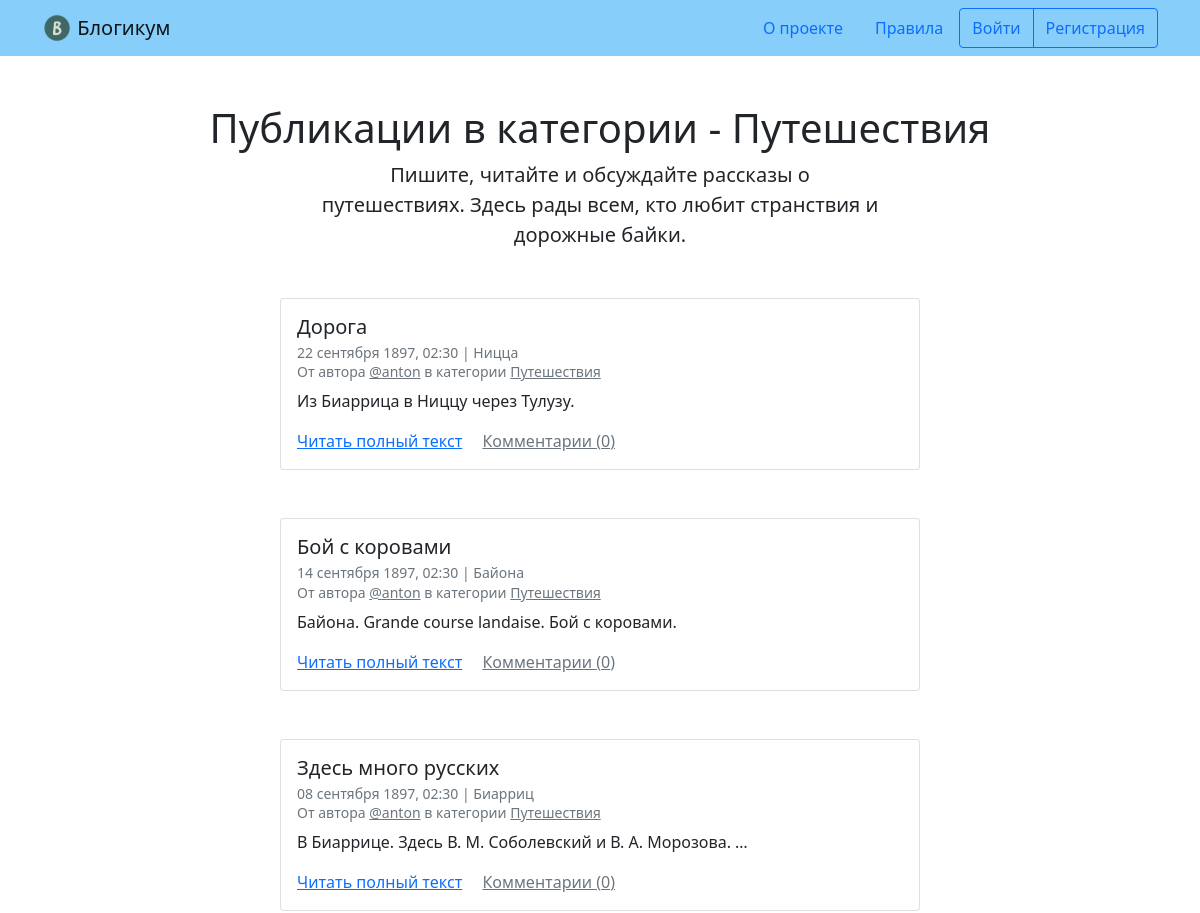
The page /category/travel/ (upper part) on the database as committed earlier.
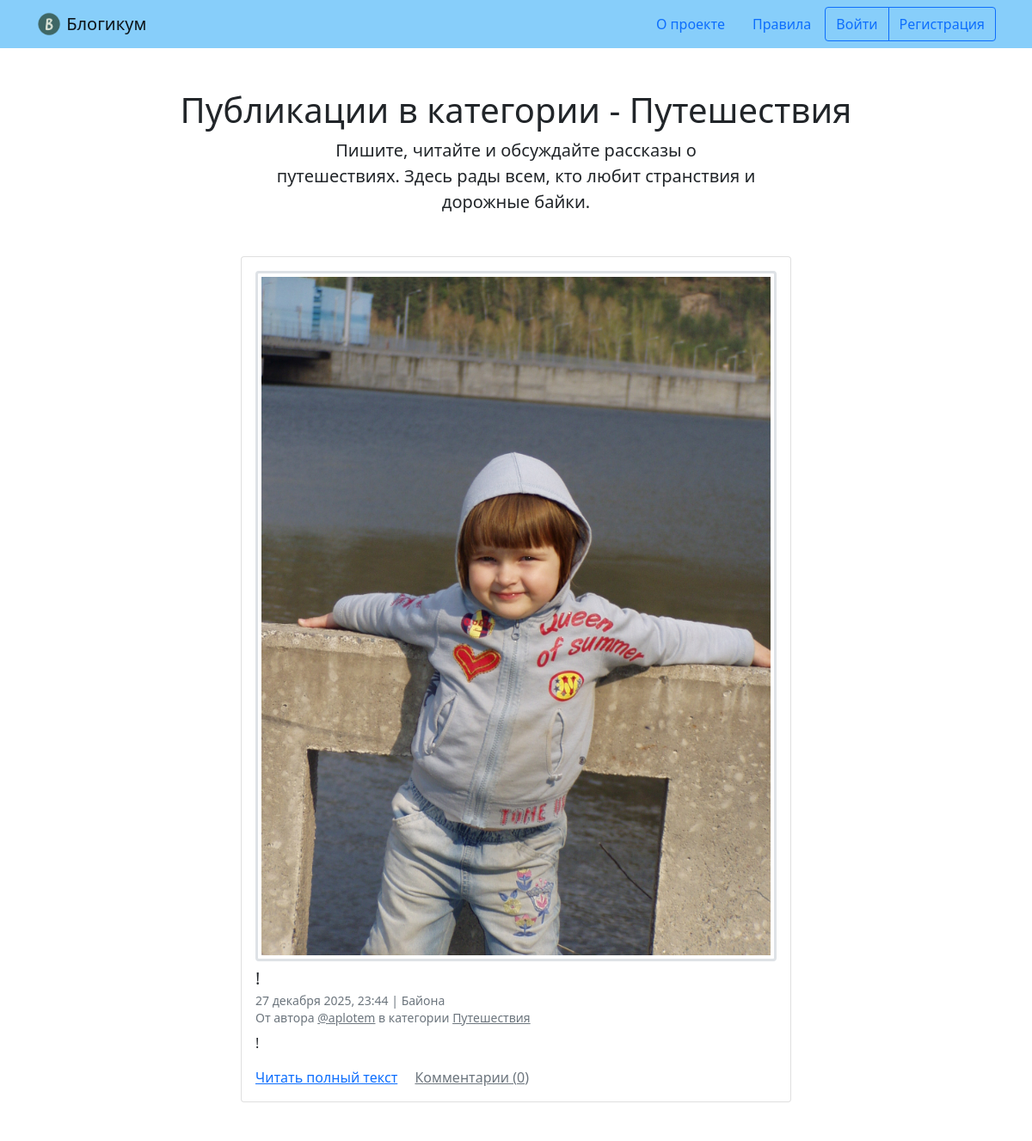
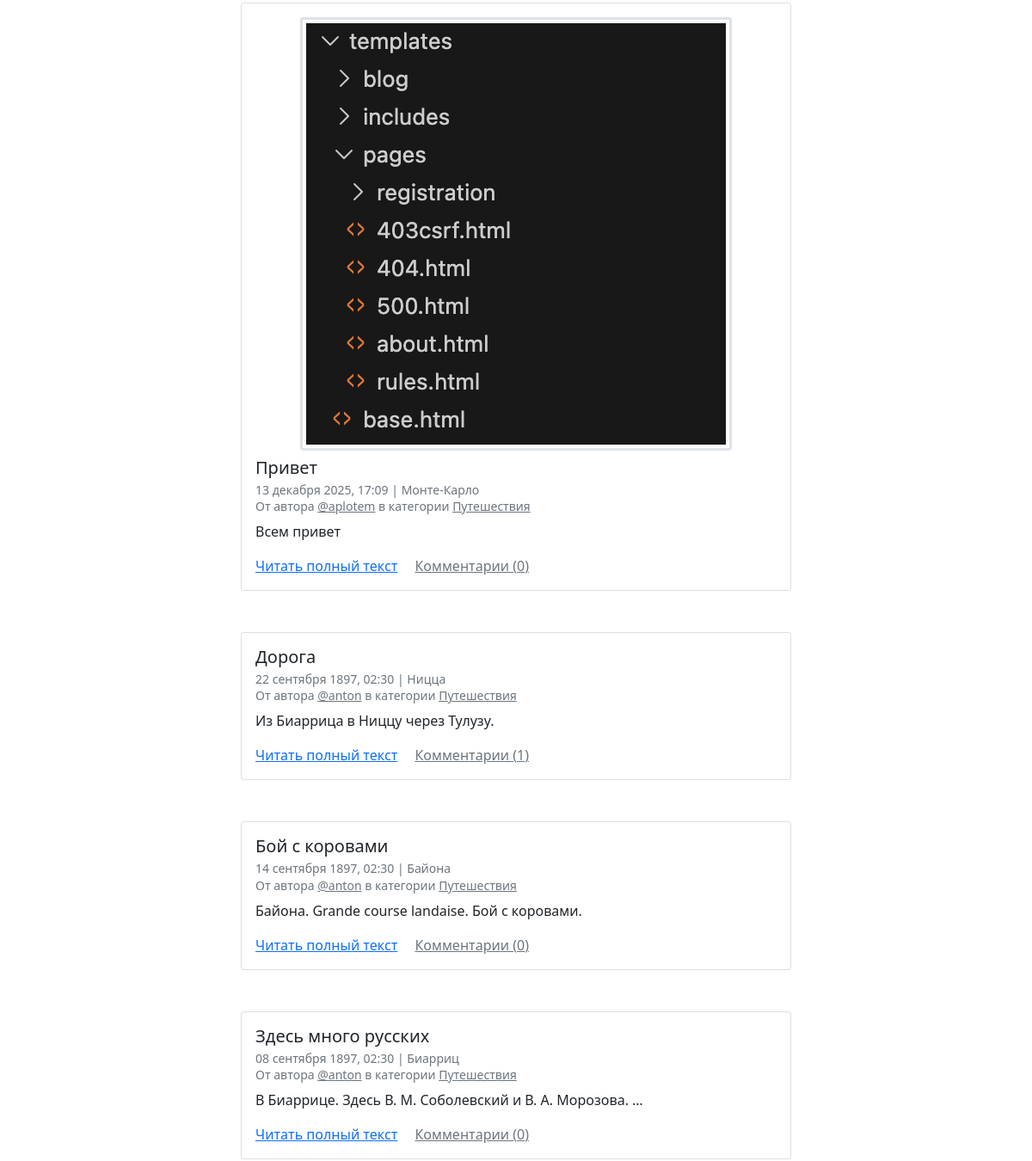
The same page on the database as committed later (2 pictures, top to bottom).
### blog/models.py (models this page shows, shortened)
class Category(models.Model):
    title = models.CharField(
        max_length=256,
        verbose_name='Заголовок'
    )
    description = models.TextField(verbose_name='Описание')
    slug = models.SlugField(
        unique=True,
        verbose_name='Идентификатор',
        help_text='Идентификатор страницы для URL; '
                  'разрешены символы латиницы, цифры, дефис и подчёркивание.'
    )
    is_published = models.BooleanField(
        default=True,
        verbose_name='Опубликовано',
        help_text='Снимите галочку, чтобы скрыть публикацию.'
    )
    created_at = models.DateTimeField(
        auto_now_add=True,
        verbose_name='Добавлено'
    )
    class Meta:
        verbose_name = 'категория'
        verbose_name_plural = 'Категории'

class Post(models.Model):
    title = models.CharField(
        max_length=256,
        verbose_name='Заголовок'
    )
    text = models.TextField(verbose_name='Текст')
    pub_date = models.DateTimeField(
        verbose_name='Дата и время публикации',
        help_text='Если установить дату и время в будущем — '
                  'можно делать отложенные публикации.'
    )
    author = models.ForeignKey(
        User,
        on_delete=models.CASCADE,
        verbose_name='Автор публикации',
        related_name='posts'
    )
    location = models.ForeignKey(
        Location,
        on_delete=models.SET_NULL,
        null=True,
        blank=True,
        verbose_name='Местоположение'
    )
    category = models.ForeignKey(
        Category,
        on_delete=models.SET_NULL,
        null=True,
        verbose_name='Категория',
        related_name='posts'
    )
    is_published = models.BooleanField(
        default=True,
        verbose_name='Опубликовано',
        help_text='Снимите галочку, чтобы скрыть публикацию.'
    )
    created_at = models.DateTimeField(
        auto_now_add=True,
        verbose_name='Добавлено'
    )
    image = models.ImageField(
        'Изображение',
        upload_to='posts_images/',
        blank=True,
        null=True
    )
    objects = models.Manager()
    published = PublishedManager()
    class Meta:
        verbose_name = 'публикация'
        verbose_name_plural = 'Публикации'
        ordering = ['-pub_date']

class Location(models.Model):
    name = models.CharField(
        max_length=256,
        verbose_name='Название места'
    )
    is_published = models.BooleanField(
        default=True,
        verbose_name='Опубликовано',
        help_text='Снимите галочку, чтобы скрыть публикацию.'
    )
    created_at = models.DateTimeField(
        auto_now_add=True,
        verbose_name='Добавлено'
    )
    class Meta:
        verbose_name = 'местоположение'
        verbose_name_plural = 'Местоположения'

### blog/views.py (the view)
def category_posts(request, category_slug):
    category = get_object_or_404(
        Category,
        slug=category_slug,
        is_published=True
    )
    posts = get_published_posts_with_comments(
        queryset=category.posts.all()
    )
    page_obj = paginate_posts(request, posts)
    return render(request, 'blog/category.html', {
        'category': category,
        'page_obj': page_obj
    })

### blog/utils.py (called while the page is built)
def get_published_posts_with_comments(queryset=None, include_unpublished_for_author=None):
    if queryset is None:
        queryset = Post.objects.all()
    if include_unpublished_for_author:
        queryset = queryset.filter(author=include_unpublished_for_author)
    else:
        queryset = queryset.filter(
            is_published=True,
            pub_date__lte=timezone.now(),
            category__is_published=True
        )
    queryset = queryset.annotate(
        comment_count=Count('comments')
    )
    ordering = Post._meta.ordering
    if ordering:
        queryset = queryset.order_by(*ordering)
    return queryset

def paginate_posts(request, posts_queryset, posts_per_page=10):
    paginator = Paginator(posts_queryset, posts_per_page)
    page_number = request.GET.get('page')
    return paginator.get_page(page_number)

### templates/blog/category.html (shortened to what this page needs)
{% extends "base.html" %}
{% block content %}
  <h1 class="text-center">Публикации в категории - {{ category.title }}</h1>
  <p class="col-6 offset-3 mb-5 lead text-center">{{ category.description }}</p>
  {% for post in page_obj %}
    <article class="mb-5">
      {% include "includes/post_card.html" %}
    </article>
  {% endfor %}
{% endblock %}

### templates/base.html (shortened to what this page needs)
{% load static %}
<!DOCTYPE html>
<html lang="ru">
  <head>
    <link rel="stylesheet" href="{% static 'css/bootstrap.min.css' %}">
  </head>
  <body>
    {% include "includes/header.html" %}
    <main>
      <div class="container py-5">
      {% block content %}{% endblock %}
      </div>
    </main>
  </body>
</html>

### templates/includes/header.html
{% load static %}
<header>
  <nav class="navbar navbar-light" style="background-color: lightskyblue">
    <div class="container">
      <a class="navbar-brand" href="{% url 'blog:index' %}">
        <img src="{% static 'img/logo.png' %}" width="30" height="30" class="d-inline-block align-top" alt="">
        Блогикум
      </a>
      {% with request.resolver_match.view_name as view_name %}
        <ul class="nav  nav-pills">
          <li class="nav-item">
            <a class="nav-link {% if view_name == 'pages:about' %} text-white {% endif %}" href="{% url 'pages:about' %}">
              О проекте
            </a>
          </li>
          <li class="nav-item">
            <a class="nav-link {% if view_name == 'pages:rules' %} text-white {% endif %}" href="{% url 'pages:rules' %}">
              Правила
            </a>
          </li>
          {% if user.is_authenticated %}
            <div class="btn-group" role="group" aria-label="Basic outlined example">
              <button type="button" class="btn btn-outline-primary"><a class="text-decoration-none text-reset"
                  href="{% url 'blog:create_post' %}">Написать пост</a></button>
              <button type="button" class="btn btn-outline-primary"><a class="text-decoration-none text-reset"
                  href="{% url 'pages:profile' user.username %}">{{ user.username }}</a></button>
              <button type="button" class="btn btn-outline-primary"><a class="text-decoration-none text-reset"
                  href="{% url 'logout' %}">Выйти</a></button>
            </div>
          {% else %}
            <div class="btn-group" role="group" aria-label="Basic outlined example">
              <button type="button" class="btn btn-outline-primary"><a class="text-decoration-none text-reset"
                  href="{% url 'login' %}">Войти</a></button>
              <button type="button" class="btn btn-outline-primary"><a class="text-decoration-none text-reset"
                  href="{% url 'pages:signup' %}">Регистрация</a></button>
            </div>
          {% endif %}
        </ul>
      {% endwith %}
    </div>
  </nav>
</header>

### templates/includes/post_card.html (shortened to what this page needs)
<div class="col d-flex justify-content-center">
  <div class="card" style="width: 40rem;">
    <div class="card-body">
      {% if post.image %}
        <a href="{{ post.image.url }}" target="_blank">
          <img class="border-3 rounded img-fluid img-thumbnail mb-2 mx-auto d-block" src="{{ post.image.url }}">
        </a>
      {% endif %}
      <h5 class="card-title">{{ post.title }}</h5>
      <h6 class="card-subtitle mb-2 text-muted">
        <small>
          {{ post.pub_date|date:"d E Y, H:i" }} | {% if post.location and post.location.is_published %}{{ post.location.name }}{% else %}Планета Земля{% endif %}<br>
          От автора <a class="text-muted" href="{% url 'pages:profile' post.author.username %}">@{{ post.author.username }}</a> в
          категории {% include "includes/category_link.html" %}
        </small>
      </h6>
      <p class="card-text">{{ post.text|truncatewords:10 }}</p>
      <a href="{% url 'blog:post_detail' post.id %}" class="card-link">Читать полный текст</a>
      <a href="{% url 'blog:post_detail' post.id %}" class="card-link text-muted">
        Комментарии ({{ post.comment_count }})
      </a>
    </div>
  </div>
</div>

### templates/includes/category_link.html
<a class="text-muted" href="{% url 'blog:category_posts' post.category.slug %}">
  {{ post.category.title }}
</a>

Rows that differ between the two databases and show on the page:
added Post: image (picture), title "!", pub_date "27 декабря 2025, 23:44", location.name "Байона", author.username "aplotem", category "Путешествия", text "!", comment_count "0"
added Post: image (picture), title "Привет", pub_date "13 декабря 2025, 17:09", location.name "Монте-Карло", author.username "aplotem", category "Путешествия", text "Всем привет", comment_count "0"
computed for Post "Дорога": comment_count "0" → "1"
